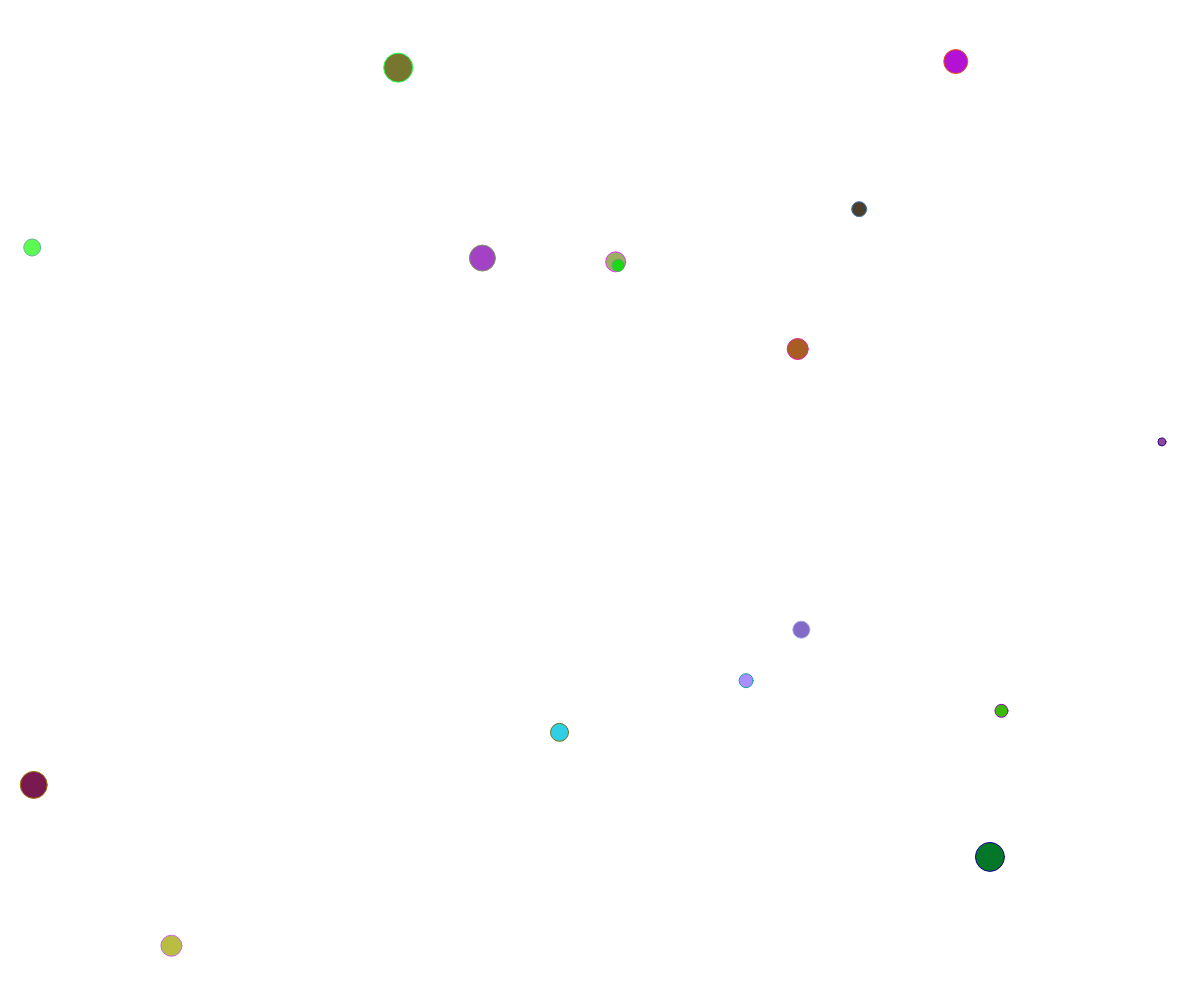
Frame 1 (no input)
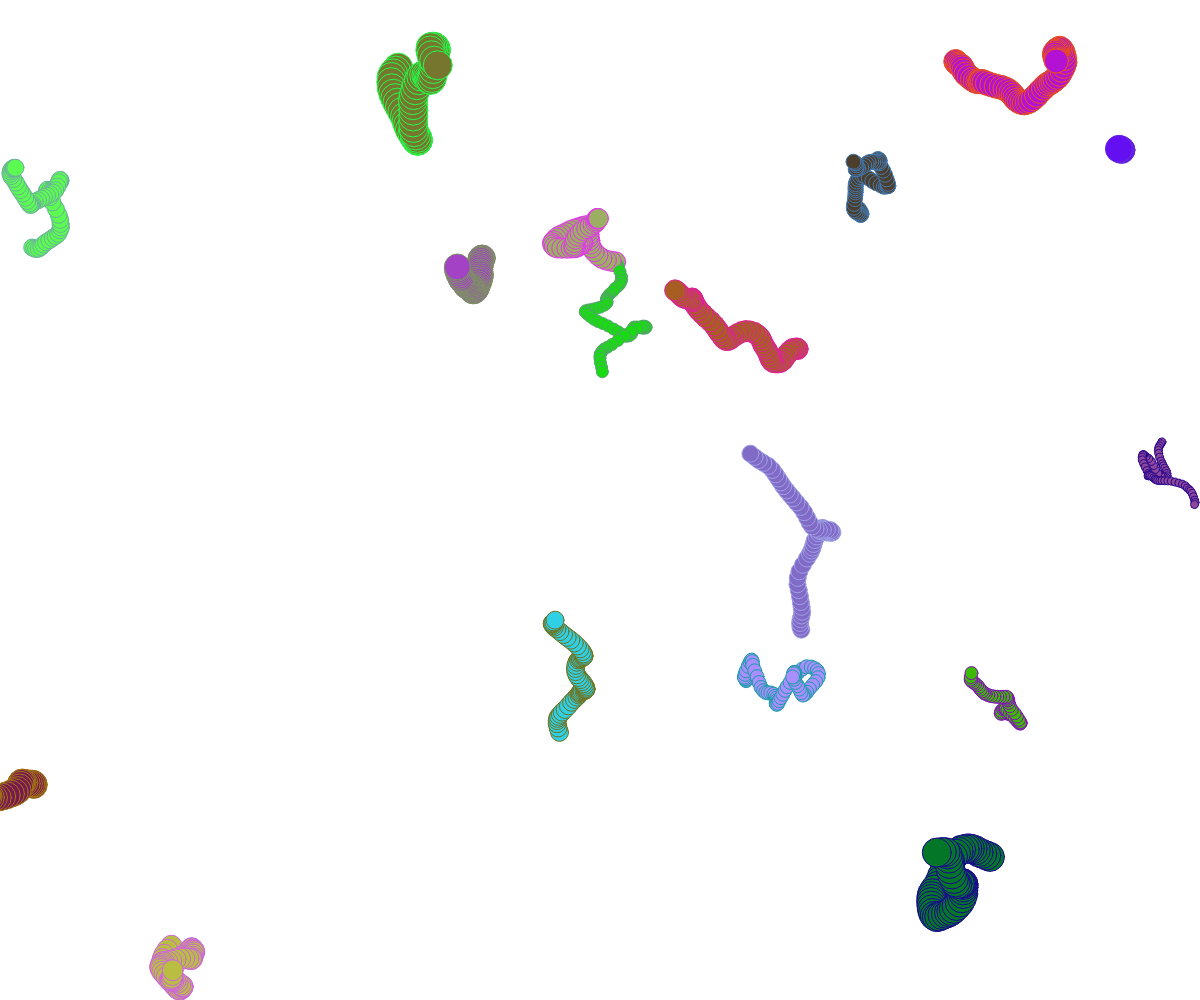
Frame 60 (no input)
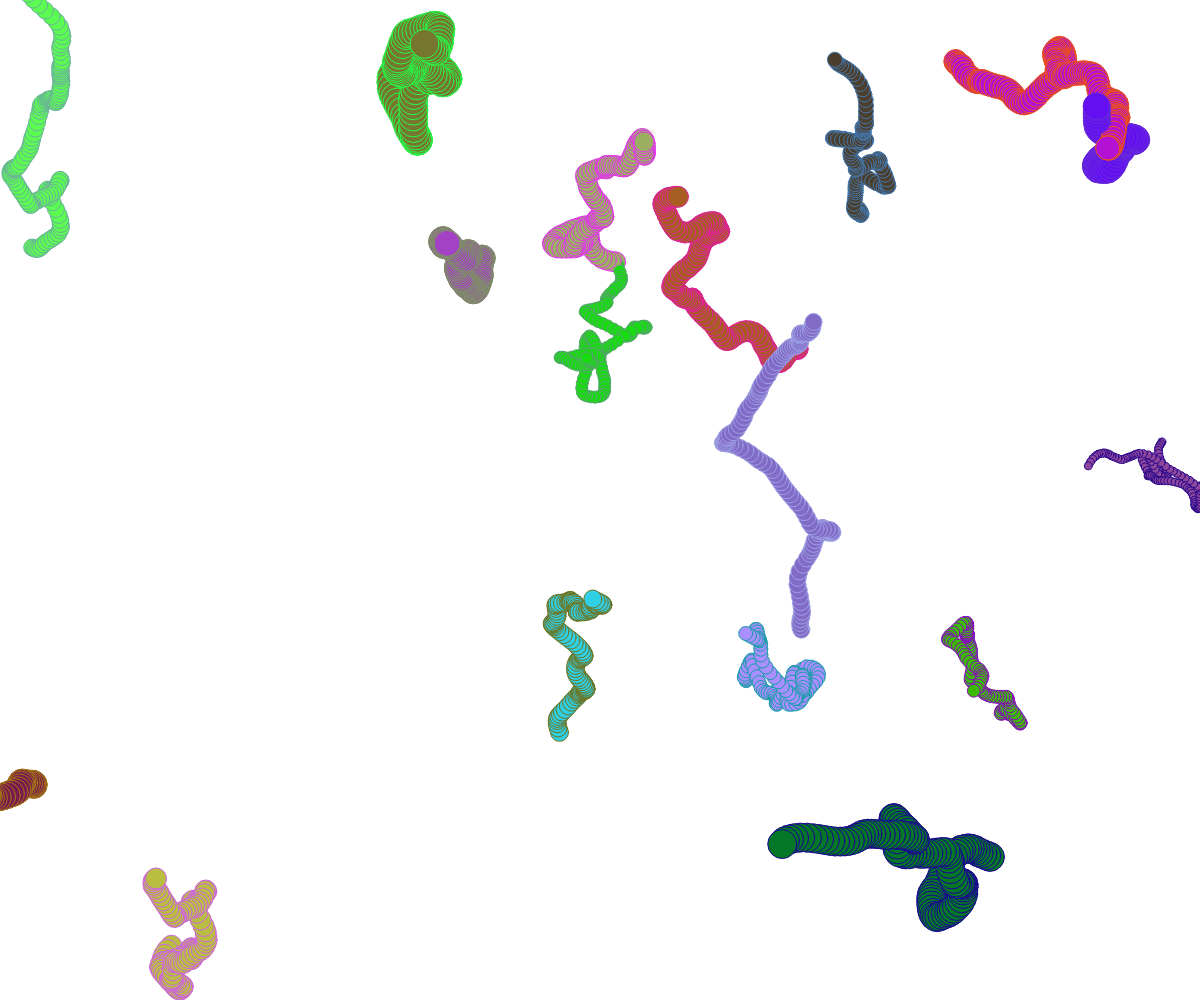
Frame 120 (the mouse pressed at the canvas centre since frame 60)

The p5.js sketch that drew these frames (run headless with seeded random() and noise() and a simulated clock; from frame 60 on, the mouse is pressed at the canvas centre):

// p5.js sketch
// ── sketch.js
var w = [];

function setup() {
    createCanvas(windowWidth, windowHeight);
    for (let i = 0; i < 16; i++) {
        w[i] = new Walker();
    }
    background(255);
}

function draw() {
    for (let i = 0; i < w.length; i++) {
        w[i].step();
        w[i].display();
    }
}

function Walker() {
    this.x = random(0, width);
    this.y = random(0, height);
    this.tx = random(0,10000);
    this.ty = this.tx + 10000;
    this.radius = floor(random(8, 30));
    this.maxStep = random(3, 10);

    this.fr;
    this.fg;
    this.fb;
    this.sr;
    this.sg;
    this.sb;

    this.display = function() {
        stroke(this.sr, this.sg, this.sb);
        fill(this.fr, this.fg, this.fb);
        ellipse(this.x, this.y, this.radius, this.radius);
    }

    this.step = function() {
        let xStep = map(noise(this.tx), 0, 1, -this.maxStep, this.maxStep);
        let yStep = map(noise(this.ty), 0, 1, -this.maxStep, this.maxStep);

        this.x += xStep;
        this.y += yStep;

        this.tx += .1;
        this.ty += .1;

        this.return();
    }

    this.return = function() {
        let flag1 = false;
        let flag2 = false;
        if (this.x < -2 * this.radius || this.x > width + 2 * this.radius || this.y < -2 * this.radius || this.y > height + 2 * this.radius) {
            this.x = random(0, width);
            this.y = random(0, height);
            this.randomizeStrokeAndFill();
        }
    }

    this.randomizeStrokeAndFill = function() {
        this.fr = random(0,255);
        this.fg = random(0,255);
        this.fb = random(0,255);
        this.sr = random(0,255);
        this.sg = random(0,255);
        this.sb = random(0,255);
    }

    this.randomizeStrokeAndFill();
}
